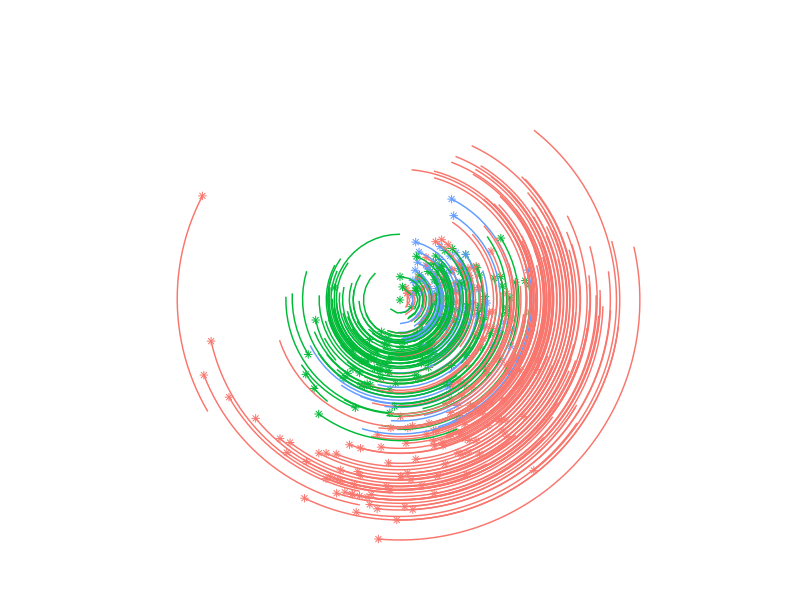
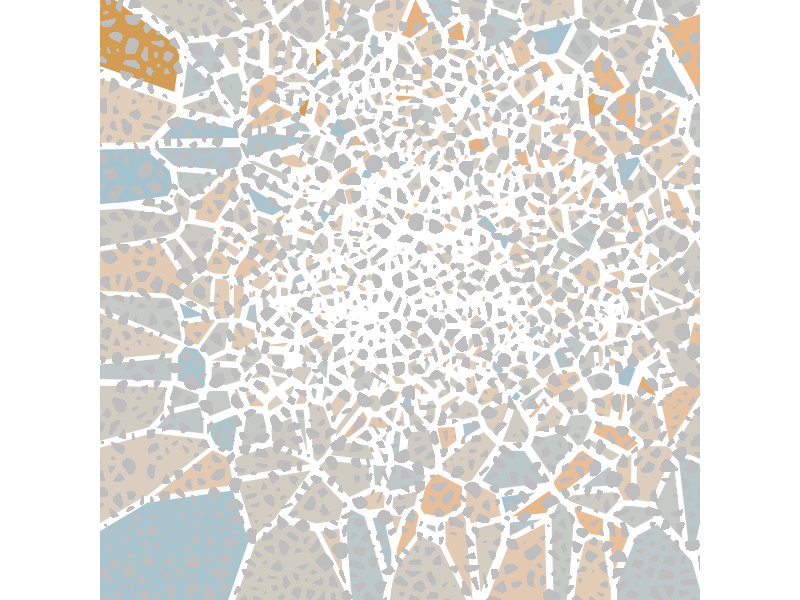
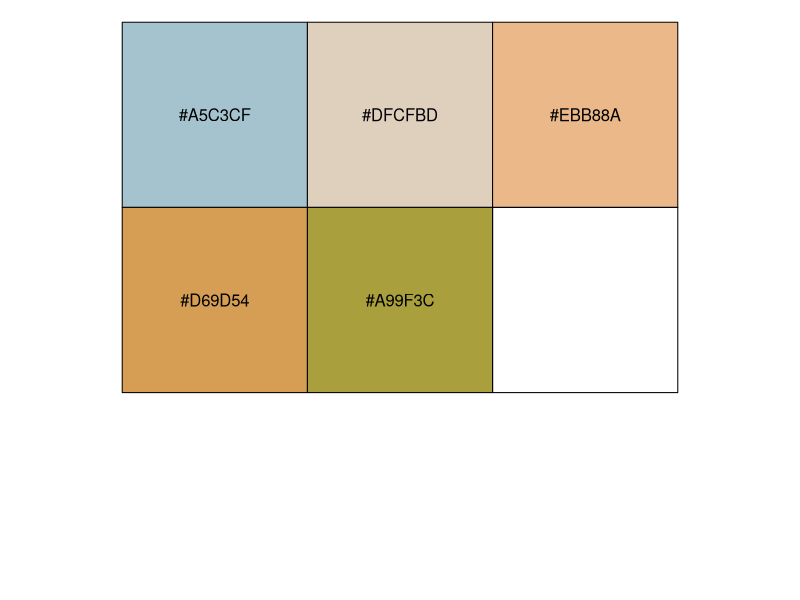

These figures' R source, in order:
## ---- chunk 1
#| label: library-loads
#| message: FALSE

library(ggplot2)
library(ggthemes)
library(ggforce)
library(deldir)
## ---- chunk 2
#| label: penguins

# load in palmer penguins dataset
penguins <- palmerpenguins::penguins
## ---- chunk 3
#| label: plot-penguins
#| warning: FALSE

penguins |> 
  ggplot(aes(bill_length_mm*2, body_mass_g, color = island)) +
  geom_point(shape = 8, show.legend = FALSE) +
  geom_spoke(aes(angle = flipper_length_mm/10, radius = year/100), 
             show.legend = FALSE)  +
  coord_polar() + 
  theme_void() 
  
## ---- chunk 4
#| label: iterated-function-system

# function to generated data using iterated systems
unboxy <- function(iterations, layers) {
  
  coeffs <- array(
    data = runif(16 * layers, min = -1, max = 1), 
    dim = c(4, 4, layers)
  )
  
  point0 <- matrix(
    data = runif(4, min = -1, max = 1), 
    nrow = 1,
    ncol = 4
  )
  
  funs <- list(
    function(point) point + (sum(point ^ 2)) ^ (1/3),
    function(point) sin(point),
    function(point) 2 * sin(point),
    function(point) cos(point) - 1
  )
  
  update <- function(point, t) {
    l <- sample(layers, 1)
    f <- sample(funs, 1)[[1]]
    z <- point[4]
    point[4] <- 1
    point <- f(point %*% coeffs[,,l])
    point[4] <- (point[4] + z)/2
    return(point)
  }
  
  points <- purrr::accumulate(1:iterations, update, .init = point0)
  points <- matrix(unlist(points), ncol = 4, byrow = TRUE)
  points <- tibble::as_tibble(as.data.frame(points)) 
  names(points) <- c("x", "y", "val", "size")
  return(points)
}

## ---- chunk 5
#| label: palette-function

# function to randomly sample a palette from ggthemes
sample_canva <- function(seed = NULL, n = 4) {
  if(!is.null(seed)) set.seed(seed)
  sample(ggthemes::canva_palettes, 1)[[1]] |>
    (\(x) colorRampPalette(x)(n))()  
}
## ---- chunk 6
#| label: generate-data

set.seed(1)

# generate primary data from iterated function system
dat <- unboxy(iterations = 1000, layers = 5) 

# generate layer data
bg_dat <- tibble::tibble(
  x = runif(5000, min = -4, max = 4),
  y = runif(5000, min = -4, max = 4),
  val = x/2
)

## ---- chunk 7
#| label: plot-tesselation
#| warning: FALSE

# create the canvas
ggplot(dat, aes(x, y, fill = val)) +
  theme_void() + 
  coord_equal(xlim = c(-2.5, 2.5), ylim = c(-2.5, 2.5)) + 
  scale_fill_gradientn(colours = sample_canva(seed = 5, n = 5)) + 
  scale_x_continuous(expand = c(0, 0)) +
  scale_y_continuous(expand = c(0, 0)) +
  # voronoi tesselation of box-inspired dataset
  geom_voronoi_tile(
    aes(size = abs(size)/4),
    colour = "white",
    show.legend = FALSE
  ) +
  # voronoi tesselation of uniform random generated data for texture
  geom_voronoi_tile(
    data = bg_dat,
    radius = .002,
    size = 0.01,
    show.legend = FALSE,
    max.radius = .1, 
    expand = -.005,
    fill = "grey"
  )
## ---- chunk 8
#| label: show-palette
scales::show_col(sample_canva(seed = 5, n = 5))
